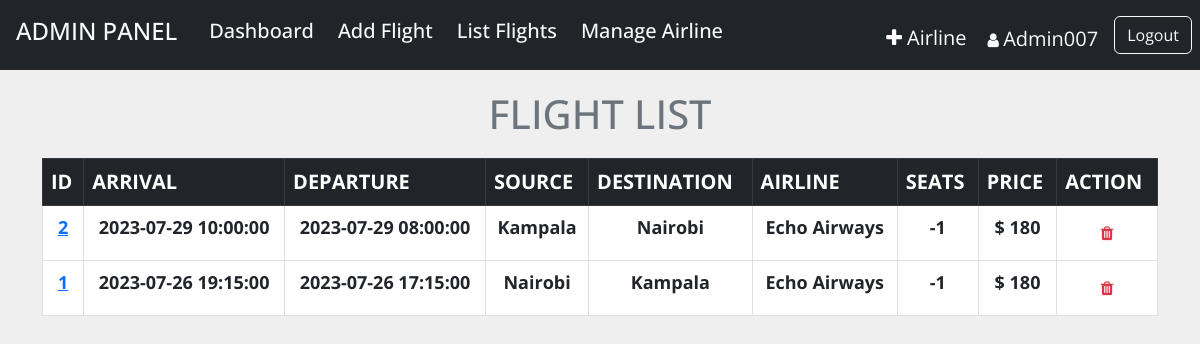
Page /admin/all-flights.php (signed in) on the committed database.
### tables this page shows
CREATE TABLE `flight` (
  `flight_id` int(11) NOT NULL,
  `admin_id` int(11) NOT NULL,
  `arrival` datetime NOT NULL,
  `departure` datetime NOT NULL,
  `destination` varchar(20) NOT NULL,
  `source` varchar(20) NOT NULL,
  `airline` varchar(20) NOT NULL,
  `seats` varchar(110) NOT NULL,
  `duration` varchar(20) NOT NULL,
  `price` int(11) NOT NULL,
  `status` varchar(6) DEFAULT NULL,
  `issue` varchar(50) DEFAULT NULL,
  `last_seat` varchar(5) DEFAULT '',
  `bus_seat` int(11) DEFAULT 20,
  `last_bus_seat` varchar(5) DEFAULT ''
);

### admin/all-flights.php (the view, shortened to what this page needs)
<?php include_once 'header.php'; ?>
<?php include_once 'footer.php';
require '../helpers/init_conn_db.php';?>
<main>
    <?php if(isset($_SESSION['adminId'])) { ?>
        <div class="container-md mt-2">
            <h2 class="text-center text-secondary">FLIGHT LIST</h2>
            <table class="table table-bordered">
                <thead class="table-dark">
                    <tr>
                        <th scope="col">ID</th>
                        <th scope="col">ARRIVAL</th>
                        <th scope="col">DEPARTURE</th>
                        <th scope="col">SOURCE</th>
                        <th scope="col">DESTINATION</th>
                        <th scope="col">AIRLINE</th>
                        <th scope="col">SEATS</th>
                        <th scope="col">PRICE</th>
                        <th scope="col">ACTION</th>
                    </tr>
                </thead>
                <tbody>
                    <?php
                    $sql = 'SELECT * FROM flight ORDER BY flight_id DESC';
                    $stmt = mysqli_stmt_init($conn);
                    mysqli_stmt_prepare($stmt,$sql);
                    mysqli_stmt_execute($stmt);
                    $result = mysqli_stmt_get_result($stmt);
                    while ($row = mysqli_fetch_assoc($result)) {
                        echo "
                        <tr class='text-center'>
                            <td scope='row'>
                            <a href='pass-list.php?flight_id=".$row['flight_id']."'>
                            ".$row['flight_id']." </a> </td>
                            <td>".$row['arrival']."</td>
                            <td>".$row['departure']."</td>
                            <td>".$row['source']."</td>
                            <td>".$row['destination']."</td>
                            <td>".$row['airline']."</td>
                            <td>".$row['seats']."</td>
                            <td>$ ".$row['price']."</td>
                            <td>
                                <form action='all-flights.php' method='post'>
                                    <input name='flight_id' type='hidden' value=".$row['flight_id'].">
                                    <button  class='btn' type='submit' name='del-flight'>
                                        <i class='text-danger fa fa-trash'></i>
                                    </button>
                                </form>
                            </td>
                        </tr>
                        ";
                    }
                    ?>
                </tbody>
            </table>
        </div>
    <?php } ?>
</main>

### admin/header.php (style rules this page uses)
body { font-family: 'Open Sans', sans-serif; }

### admin/all-flights.php (style rules this page uses)
body { background-color: #efefef; }
table { background-color: whitesmoke; }
h2 { margin: 20px 0px; font-size: 40px !important; }
th { font-size: 20px; }
td { margin-top: 12px; font-size: 18px; font-weight: bold; }

### rows in the picture
flight: flight_id "2", arrival "2023-07-29 10:00:00", departure "2023-07-29 08:00:00", source "Kampala", destination "Nairobi", airline "Echo Airways", seats "-1", price "180"
flight: flight_id "1", arrival "2023-07-26 19:15:00", departure "2023-07-26 17:15:00", source "Nairobi", destination "Kampala", airline "Echo Airways", seats "-1", price "180"

### other values in the picture
$_SESSION['adminUname'] "Admin007"
